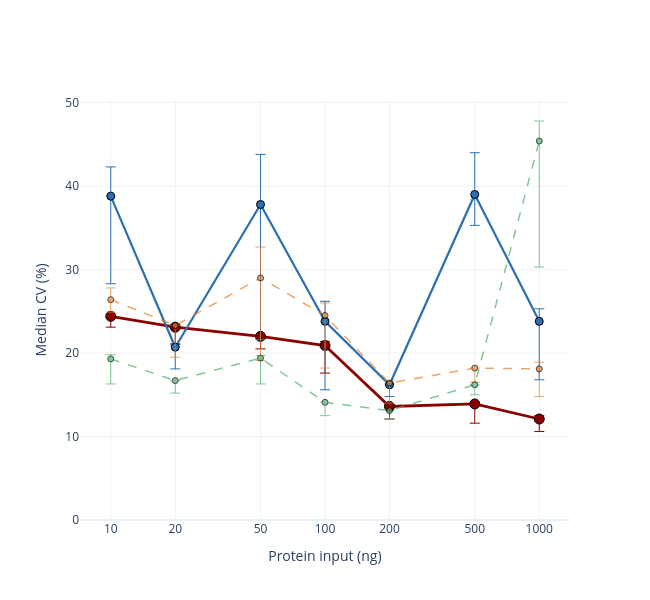

Source (notebook cell):
### Markdown cell above
### Supplementary Figure 2e - Replicate precision (median CV) vs input
Median coefficient of variation of Class I phosphosite intensities (sites quantified in all four
replicates; **lower = more reproducible**). Line = median CV across all four replicates; error bars =
range of the median CV recomputed with each replicate left out in turn. nanoPhos (classic) stays < 25% everywhere,
declines steadily with input (~24% -> ~12%) and moves by <= 3 percentage points when any single
replicate is dropped. The irregular SPEC + default-enrichment values (hybrid) are driven by
individual replicates (e.g. 50 ng: 38% -> 22% without well C6; 10 ng: 39% -> 28% without C8),
as is the 1 µg value of the uncleaned in-solution workflow (45% -> 30% without G1). Note that
`woCleanup` has a lower median CV than classic at 10-200 ng, so the message is consistency and
robustness to single replicates, not the lowest CV at every input.

### Code cell
# Suppl 2e - replicate precision (median CV) vs input, all four workflows
# error bars = range of the leave-one-replicate-out median CVs;
# no per-replicate points, since a CV is computed across replicates
fig = go.Figure()
add_branch_series(fig, comp_cv, 'median_CV_pct', agg=False)

loo_range = cv_loo.groupby(['branch', 'input_ng'])['median_CV_pct_without'].agg(['min', 'max'])
for tr in fig.data:
    b = next((k for k, v in BRANCH_LABELS.items() if v == tr.name), None)
    if b is None:
        continue
    med = comp_cv[comp_cv.branch == b].set_index('input_ng')['median_CV_pct'].reindex(tr.x)
    rng = loo_range.loc[b].reindex(tr.x)
    tr.error_y = dict(type='data', symmetric=False, array=(rng['max'] - med).clip(lower=0),
                      arrayminus=(med - rng['min']).clip(lower=0), visible=True,
                      color=BRANCH_COLORS[b], thickness=1, width=5)

_style(fig, 'Median CV (%)', legend=False)
fig.show()
fig.write_image('figures/decoupling/suppl_figure2e_cv.pdf', width=600, height=600)

### Figure 1 — Plotly figure (JSON) as saved in the notebook; plotly's stock layout.template omitted (floating-point values rounded to 4 significant figures)
{"data": [{"error_y": {"array": [0.0, 0.3, 0.0, 0.5, 0.2, 0.1, 0.4], "arrayminus": [1.3, 2.0, 1.5, 3.3, 1.5, 2.3, 1.5], "color": "#8A0000", "symmetric": false, "thickness": 1, "type": "data", "visible": true, "width": 5}, "legendgroup": "classic", "line": {"color": "#8A0000", "dash": "solid", "width": 2.8}, "marker": {"color": "#8A0000", "line": {"color": "black", "width": 1}, "size": 10}, "mode": "lines+markers", "name": "original nanoPhos", "opacity": 1.0, "type": "scatter", "x": [10, 20, 50, 100, 200, 500, 1000], "y": [24.4, 23.1, 22.0, 20.9, 13.6, 13.9, 12.1]}, {"error_y": {"array": [3.5, 0.3, 6.0, 2.4, 0.1, 5.0, 1.5], "arrayminus": [10.5, 2.6, 16.2, 8.2, 1.4, 3.7, 7.0], "color": "#2C6FB0", "symmetric": false, "thickness": 1, "type": "data", "visible": true, "width": 5}, "legendgroup": "hybrid", "line": {"color": "#2C6FB0", "dash": "solid", "width": 2.2}, "marker": {"color": "#2C6FB0", "line": {"color": "black", "width": 1}, "size": 8}, "mode": "lines+markers", "name": "SPEC + default enrichment", "opacity": 1.0, "type": "scatter", "x": [10, 20, 50, 100, 200, 500, 1000], "y": [38.8, 20.7, 37.8, 23.8, 16.2, 39.0, 23.8]}, {"error_y": {"array": [1.4, 0.0, 3.7, 1.5, 0.3, 0.0, 0.8], "arrayminus": [1.5, 3.8, 9.9, 6.3, 2.4, 1.7, 3.3], "color": "#E1812C", "symmetric": false, "thickness": 1, "type": "data", "visible": true, "width": 5}, "legendgroup": "wCleanup", "line": {"color": "#E1812C", "dash": "dash", "width": 1.5}, "marker": {"color": "#E1812C", "line": {"color": "black", "width": 1}, "size": 6}, "mode": "lines+markers", "name": "In-solution digestion + cleanup + default enrichment", "opacity": 0.7, "type": "scatter", "x": [10, 20, 50, 100, 200, 500, 1000], "y": [26.4, 23.3, 29.0, 24.5, 16.4, 18.2, 18.1]}, {"error_y": {"array": [0.5, 0.0, 0.3, 0.0, 0.0, 0.0, 2.4], "arrayminus": [3.0, 1.5, 3.1, 1.6, 1.0, 1.2, 15.1], "color": "#4DAF6A", "symmetric": false, "thickness": 1, "type": "data", "visible": true, "width": 5}, "legendgroup": "woCleanup", "line": {"color": "#4DAF6A", "dash": "dash", "width": 1.5}, "marker": {"color": "#4DAF6A", "line": {"color": "black", "width": 1}, "size": 6}, "mode": "lines+markers", "name": "In-solution digestion + default enrichment", "opacity": 0.7, "type": "scatter", "x": [10, 20, 50, 100, 200, 500, 1000], "y": [19.3, 16.7, 19.4, 14.1, 13.1, 16.2, 45.4]}], "layout": {"font": {"size": 12}, "height": 600, "legend": {"bgcolor": "rgba(255,255,255,0.6)", "font": {"size": 10}, "title": {"text": "Workflow"}, "x": 0.01, "xanchor": "left", "y": 0.99, "yanchor": "top"}, "showlegend": false, "width": 650, "xaxis": {"gridcolor": "#F3F2F2", "ticktext": ["10", "20", "50", "100", "200", "500", "1000"], "tickvals": [10, 20, 50, 100, 200, 500, 1000], "title": {"text": "Protein input (ng)"}, "type": "log"}, "yaxis": {"gridcolor": "#F3F2F2", "rangemode": "tozero", "title": {"text": "Median CV (%)"}}}}
